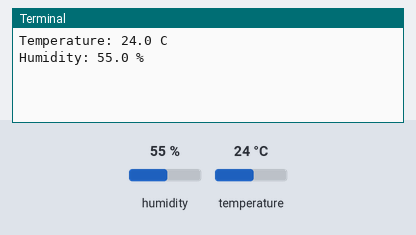
This program was run on a simulated Raspberry Pi (BCM pin numbers). Shown: the last lines printed to the terminal. The test bench sets the inputs (shaded band); at power-on: humidity 55 %, temperature 24 °C.

Above: at 1.2 s.
1.3 s: humidity set to 22 %
At 3.3 s:
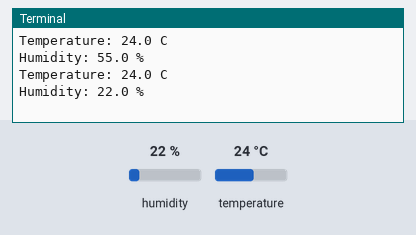
4.0 s: temperature set to 12 °C
At 4.9 s:
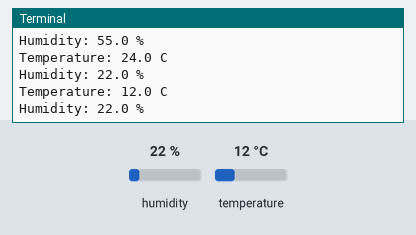
6.7 s: humidity set to 40 %
At 9.1 s:
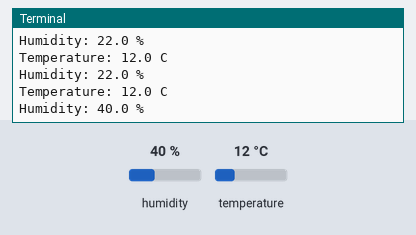
Timing chart, 0 to 10.6 s (numbered marks = the images above; inputs shaded):
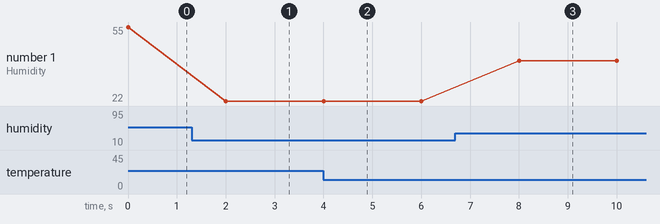

The program:

HTU31D-Test.py
```python
import time
import board
import busio
import adafruit_htu31d

# Create the I2C bus
i2c = busio.I2C(board.SCL, board.SDA)

# Create sensor object
sensor = adafruit_htu31d.HTU31D(i2c)

while True:
    temperature, humidity = sensor.temperature, sensor.relative_humidity
    print("Temperature: %0.1f C" % temperature)
    print("Humidity: %0.1f %%" % humidity)
    time.sleep(2)
```

Measured:
- after the input at 1.3 s, the terminal: prints a new line after 0.70 s (image 1)
- after the input at 4.0 s, the terminal: prints a new line at once (image 2)
- after the input at 6.7 s, the terminal: prints a new line after 1.3 s (image 3)
- plotted number 1: 55 → 22 after the input at 1.3 s, 22 → 40 after the input at 6.7 s
